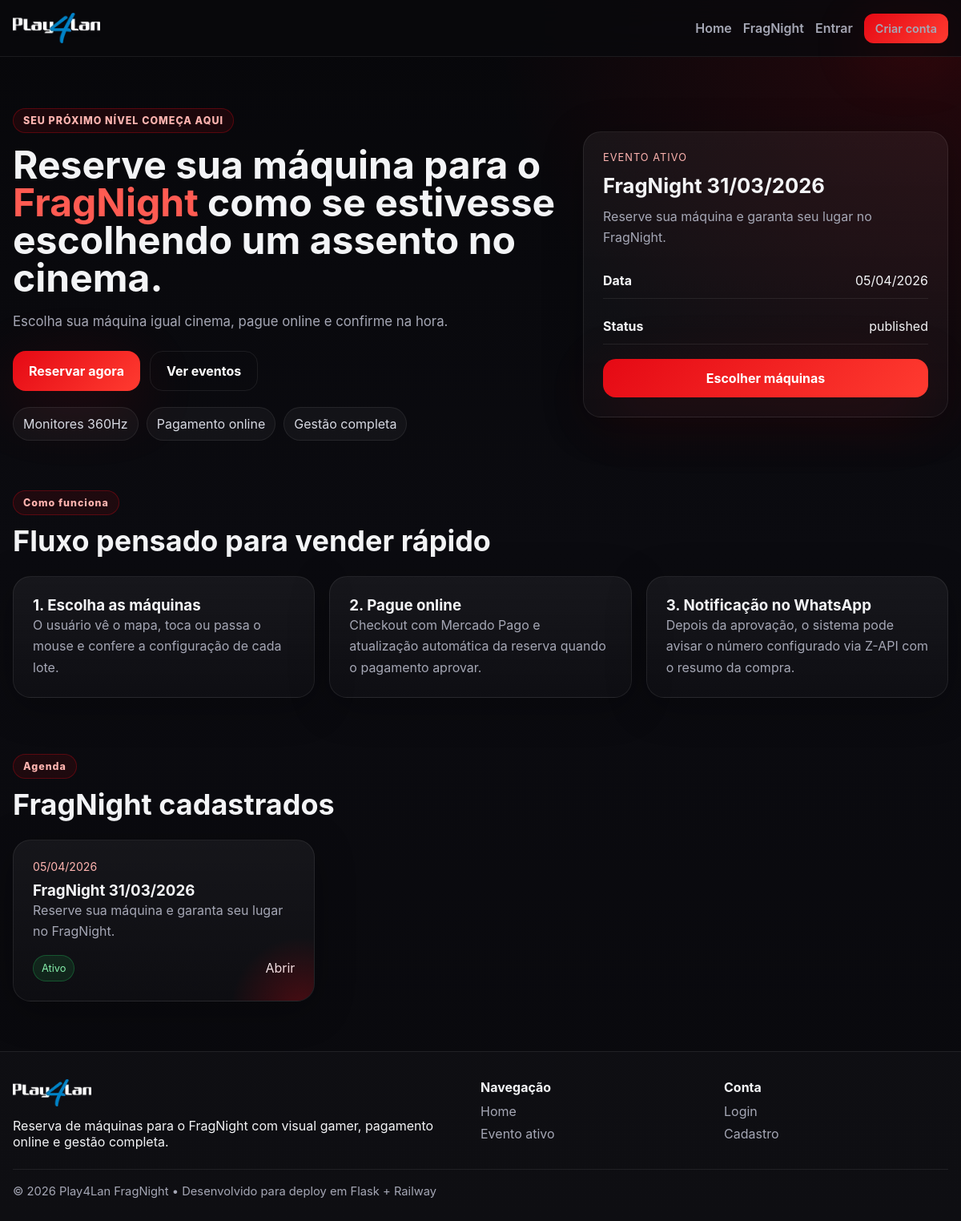
The page / on the database its author committed.
### app/models.py (models this page shows)
class TimestampMixin:
    created_at = db.Column(db.DateTime, default=datetime.utcnow, nullable=False)
    updated_at = db.Column(db.DateTime, default=datetime.utcnow, onupdate=datetime.utcnow, nullable=False)

class FragNightEvent(db.Model, TimestampMixin):
    id = db.Column(db.Integer, primary_key=True)
    title = db.Column(db.String(150), nullable=False)
    slug = db.Column(db.String(170), unique=True, nullable=False)
    event_date = db.Column(db.Date, nullable=False, default=date.today)
    starts_at = db.Column(db.DateTime, nullable=True)
    ends_at = db.Column(db.DateTime, nullable=True)
    description = db.Column(db.Text, nullable=True)
    hero_text = db.Column(db.Text, nullable=True)
    hero_image = db.Column(db.String(255), nullable=True)
    status = db.Column(db.String(30), default='draft')
    is_active = db.Column(db.Boolean, default=False)
    groups = db.relationship('MachineGroup', backref='event', lazy=True, cascade='all, delete-orphan')
    machines = db.relationship('Machine', backref='event', lazy=True, cascade='all, delete-orphan')
    reservations = db.relationship('Reservation', backref='event', lazy=True)

### app/routes.py (the view)
@site_bp.route('/')
def home():
    events = FragNightEvent.query.filter_by(status='published').order_by(FragNightEvent.event_date.desc()).all()
    active_event = FragNightEvent.query.filter_by(is_active=True).first()
    return render_template('site/home.html', events=events, active_event=active_event)

### app/models.py (called while the page is built)
    @classmethod
    def get_dict(cls):
        items = cls.query.all()
        return {item.key: item.value for item in items}

### app/templates/site/home.html (shortened to what this page needs)
{% extends 'base.html' %}
{% block content %}
<section class="hero">
  <div class="container hero-grid">
    <div>
      <span class="eyebrow">SEU PRÓXIMO NÍVEL COMEÇA AQUI</span>
      <h1>Reserve sua máquina para o <span>FragNight</span> como se estivesse escolhendo um assento no cinema.</h1>
      <p class="hero-text">{{ active_event.hero_text if active_event else 'Escolha várias máquinas, veja a configuração no hover e confirme seu lugar com pagamento online.' }}</p>
      <div class="hero-actions">
        {% if active_event %}
        <a class="btn" href="{{ url_for('site.event_detail', slug=active_event.slug) }}">Reservar agora</a>
        {% endif %}
        <a class="btn btn-ghost" href="#eventos">Ver eventos</a>
      </div>
      <div class="feature-row">
        <div class="feature-pill">Monitores 360Hz</div>
        <div class="feature-pill">Pagamento online</div>
        <div class="feature-pill">Gestão completa</div>
      </div>
    </div>
    <div class="hero-card">
      <div class="hero-card-top">Evento ativo</div>
      {% if active_event %}
      <h3>{{ active_event.title }}</h3>
      <p>{{ active_event.description }}</p>
      <div class="info-list">
        <div><strong>Data</strong><span>{{ active_event.event_date.strftime('%d/%m/%Y') }}</span></div>
        <div><strong>Status</strong><span>{{ active_event.status }}</span></div>
      </div>
      <a class="btn full" href="{{ url_for('site.event_detail', slug=active_event.slug) }}">Escolher máquinas</a>
      {% else %}
      <h3>Nenhum evento ativo</h3>
      <p>Cadastre o próximo FragNight no admin para ele aparecer aqui automaticamente.</p>
      {% endif %}
    </div>
  </div>
</section>
<section class="section">
  <div class="container">
    <div class="section-header">
      <div>
        <span class="eyebrow">Como funciona</span>
        <h2>Fluxo pensado para vender rápido</h2>
      </div>
    </div>
    <div class="cards-3">
      <article class="glass-card">
        <h3>1. Escolha as máquinas</h3>
        <p>O usuário vê o mapa, toca ou passa o mouse e confere a configuração de cada lote.</p>
      </article>
      <article class="glass-card">
        <h3>2. Pague online</h3>
        <p>Checkout com Mercado Pago e atualização automática da reserva quando o pagamento aprovar.</p>
      </article>
      <article class="glass-card">
        <h3>3. Notificação no WhatsApp</h3>
        <p>Depois da aprovação, o sistema pode avisar o número configurado via Z-API com o resumo da compra.</p>
      </article>
    </div>
  </div>
</section>
<section class="section" id="eventos">
  <div class="container">
    <div class="section-header">
      <div>
        <span class="eyebrow">Agenda</span>
        <h2>FragNight cadastrados</h2>
      </div>
    </div>
    <div class="cards-3">
      {% for event in events %}
      <article class="event-card">
        <div class="event-date">{{ event.event_date.strftime('%d/%m/%Y') }}</div>
        <h3>{{ event.title }}</h3>
        <p>{{ event.description or 'Evento FragNight cadastrado no admin.' }}</p>
        <div class="card-actions">
          <span class="badge {{ 'badge-live' if event.is_active else '' }}">{{ 'Ativo' if event.is_active else event.status }}</span>
          <a href="{{ url_for('site.event_detail', slug=event.slug) }}">Abrir</a>
        </div>
      </article>
      {% else %}
      <article class="glass-card"><p>Nenhum evento cadastrado ainda.</p></article>
      {% endfor %}
    </div>
  </div>
</section>
{% endblock %}

### app/static/css/app.css (style rules this page uses)
:root { --bg:#09090d; --bg-soft:#11111a; --card:#101019; --card-2:#171726; --text:#f3f4f6; --muted:#a5a7b5; --line:rgba(255,255,255,.08); --accent:#e50914; --accent-2:#ff3b30; --success:#22c55e; --warning:#f59e0b; --danger:#ef4444; --radius:22px; --shadow:0 20px 80px rgba(229,9,20,.15); }
* { box-sizing:border-box }
html,body { margin:0;padding:0;background:radial-gradient(circle at top right, rgba(229,9,20,.15), transparent 30%),linear-gradient(180deg,#07070a,#0b0b10 45%,#09090d);color:var(--text);font-family:Inter,system-ui,-apple-system,Segoe UI,Roboto,sans-serif }
a { color:inherit;text-decoration:none }
.container { width:min(1180px,calc(100% - 32px));margin:0 auto }
.btn { display:inline-flex;align-items:center;justify-content:center;gap:8px;background:linear-gradient(135deg,var(--accent),var(--accent-2));color:#fff;border:none;border-radius:16px;padding:14px 20px;font-weight:700;cursor:pointer;box-shadow:var(--shadow) }
.btn-ghost { background:transparent;border:1px solid var(--line);box-shadow:none }
.full { width:100% }
.hero { padding:64px 0 34px }
.hero-grid { display:grid;grid-template-columns:1.2fr .8fr;gap:28px;align-items:center }
.eyebrow { display:inline-block;padding:7px 12px;border:1px solid rgba(229,9,20,.3);border-radius:999px;background:rgba(229,9,20,.09);color:#ffb4b0;font-size:.78rem;font-weight:800;letter-spacing:.08em }
h1,h2,h3,h4,p { margin:0 }
h1 { font-size:clamp(2.2rem,4vw,4.6rem);line-height:.98;margin-top:16px }
h1 span { color:#ff5b52 }
.hero-text { margin-top:18px;max-width:62ch;color:var(--muted);font-size:1.05rem;line-height:1.65 }
.hero-actions { display:flex;gap:12px;flex-wrap:wrap;margin-top:22px }
.feature-row { display:flex;gap:10px;flex-wrap:wrap;margin-top:20px }
.feature-pill { background:rgba(255,255,255,.04);border:1px solid var(--line);padding:10px 12px;border-radius:999px;color:#d7d9e2 }
.hero-card,.glass-card,.event-card,.auth-card { background:linear-gradient(180deg,rgba(255,255,255,.05),rgba(255,255,255,.02));border:1px solid var(--line);border-radius:var(--radius);padding:24px;box-shadow:0 10px 50px rgba(0,0,0,.3) }
.hero-card-top { font-size:.8rem;color:#ffb4b0;text-transform:uppercase;letter-spacing:.08em;margin-bottom:12px }
.hero-card h3 { font-size:1.6rem;margin-bottom:10px }
.hero-card p,.event-card p,.glass-card p,.auth-card p { color:var(--muted);line-height:1.65 }
.info-list { display:grid;gap:12px;margin:18px 0 }
.info-list div,.event-meta-box div { display:flex;justify-content:space-between;gap:12px;padding:12px 0;border-bottom:1px solid var(--line) }
.section { padding:28px 0 42px }
.section-header { display:flex;justify-content:space-between;align-items:end;gap:20px;margin-bottom:22px }
.section-header h2,.section-header h1 { font-size:clamp(1.7rem,3vw,2.8rem);margin-top:10px }
.cards-3 { display:grid;grid-template-columns:repeat(3,1fr);gap:18px }
.event-card { position:relative;overflow:hidden }
.event-card:before { content:'';position:absolute;inset:auto -20% -50% auto;width:180px;height:180px;background:radial-gradient(circle,rgba(229,9,20,.28),transparent 70%) }
.event-date { font-size:.88rem;color:#ffb4b0;margin-bottom:10px }
.card-actions { display:flex;justify-content:space-between;gap:12px;align-items:center;margin-top:16px;flex-wrap:wrap }
.badge { display:inline-flex;padding:8px 10px;border-radius:999px;background:rgba(255,255,255,.08);border:1px solid var(--line);font-size:.8rem }
.badge-live { background:rgba(34,197,94,.12);border-color:rgba(34,197,94,.3);color:#86efac }

### rows shown on the page
FragNightEvent: hero_text "Escolha sua máquina igual cinema, pague online e confirme na hora.", title "FragNight 31/03/2026", description "Reserve sua máquina e garanta seu lugar no FragNight.", event_date "05/04/2026", status "published", is_active "Ativo"
